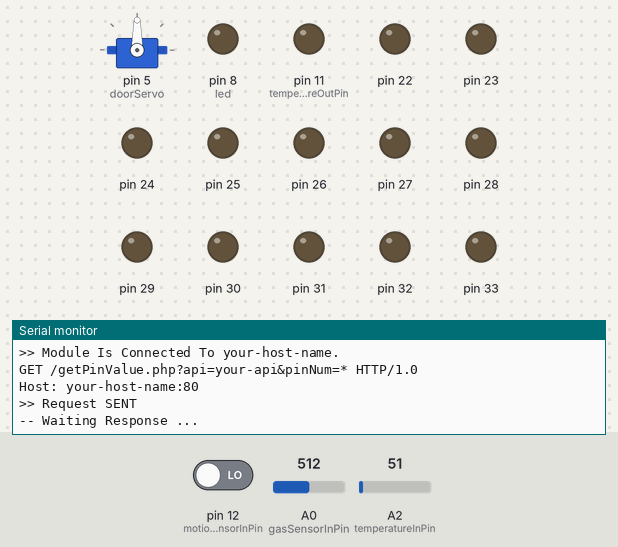
The sketch below on a simulated Arduino Mega 2560, built with avr-gcc and run on an emulated ATmega2560. Shown: servo, output pins drawn as LEDs (lit = HIGH), the last lines printed to the serial monitor. The test bench sets the inputs (shaded band); at power-on: A0 (gasSensorInPin) = 512, pin 12 (motionSensorInPin) LOW, A2 (temperatureInPin) = 51. The modem accepts every AT command (registered, SIM ready, sends succeed) and sends nothing else; pins used as bus, display or sensor lines are not drawn.

Above: at 1.2 s.
1.3 s: A0 (gasSensorInPin) set to 390
At 10.9 s:
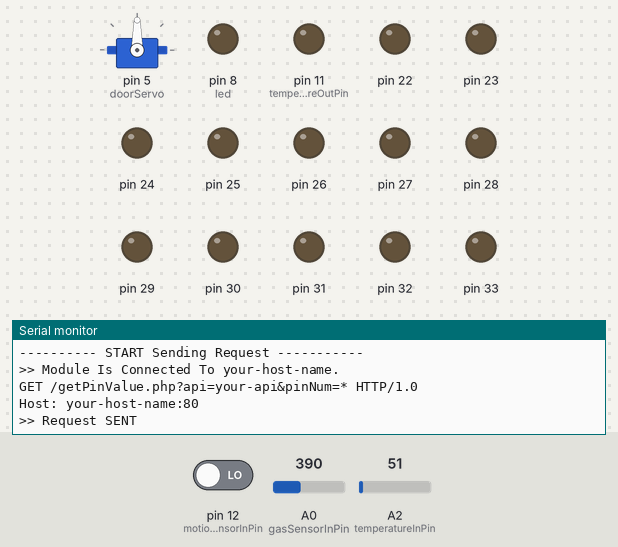
11.5 s: pin 12 (motionSensorInPin) driven HIGH
21.5 s: A0 (gasSensorInPin) set to 510
At 22.7 s:
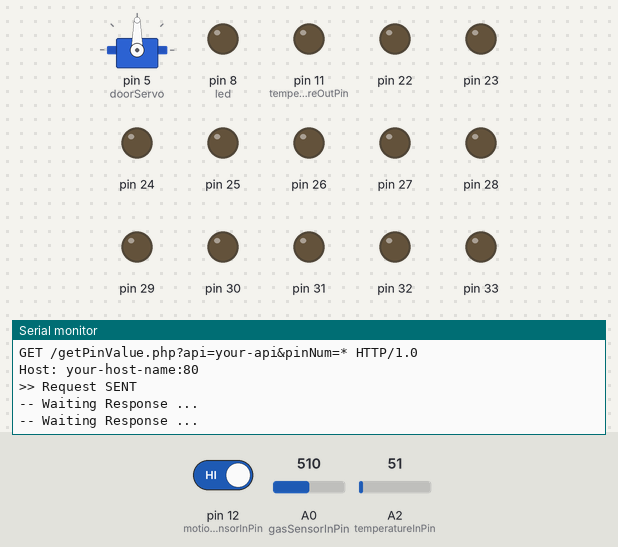
Timing chart, 0 to 24.5 s (numbered marks = the images above; inputs shaded):
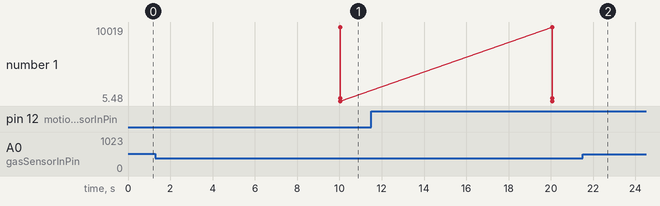

Measured:
- after the input at 1.3 s, the serial monitor: prints a new line after 8.7 s (image 1)

The sketch:

smart-home.ino
```cpp
#include <Servo.h>
// constants
#define WiFi Serial2
const String SSID = "";
const String Password = "";
const String Host = "your-host-name";
const int Port = 80;
const String api = "your-api";
const int motionSensorInPin = 12;
const int motionSensorOutPin = 13;
const int gasSensorInPin = A0;
const int gasSensorOutPin = 2;
const int temperatureInPin = A2;
const int temperatureOutPin = 11;
const int servoPin = 7;
const int led = 8;

// your-url to get pins' values for example
String URL = "/getPinValue.php?api=" + api + "&pinNum=*";
String data;
char bluetoothChar = 'S';
boolean motionSensorReading;
int gasSensorReading;
int temperatureSensorReading;
float temperatureInC;
Servo doorServo;
int servoPosition = 180;

void setup() {
  for(short i = 22; i < 54; i++)
    pinMode(i, OUTPUT);
  Serial.begin(115200);
  WiFi.begin(115200);
  // Wi-Fi
  wifiBegin();
  // Motion Sensor
  pinMode(motionSensorInPin, INPUT);
  pinMode(motionSensorOutPin, OUTPUT);
  // Gas Sensor
  pinMode(gasSensorOutPin, OUTPUT);
  pinMode(gasSensorInPin, INPUT);
  // Temperature
  pinMode(temperatureOutPin, OUTPUT);
  // Servo
  doorServo.attach(5);
  // led
  pinMode(led, OUTPUT);
}

void loop() {
  // Wi-Fi Mode
  unsigned long start = millis();
  Serial.println("---------- START Sending Request -----------");
  data = GetDataFrom(URL);
  for(short i = 0; i < data.length(); i++){
    if(data[i] == '#') break;
    int pin = i + 22;
    int volt = int(data[i] - 48);
    digitalWrite(pin, volt);
    Serial.print(pin);
    Serial.print(" - ");
    Serial.println(volt);
  }
  Serial.println("----------- END Request Response -----------");
  Serial.println(millis() - start);
  // Motion Sensor
  motionSensorReading = digitalRead(motionSensorInPin);
  if (motionSensorReading == true) {
    digitalWrite(motionSensorOutPin, HIGH);
    Serial.println(">> There is motion");
  } else if (motionSensorReading == false) {
    digitalWrite(motionSensorOutPin, LOW);
    Serial.println(">> No motion");
  }
  // Gas Sensor
  gasSensorReading = analogRead(gasSensorInPin);
  Serial.println(gasSensorReading);
  if(gasSensorReading > 500) {
    digitalWrite(gasSensorOutPin, HIGH);
    Serial.println(">> There is fire");
  } else if(gasSensorReading < 400) {
    digitalWrite(gasSensorOutPin, LOW);
    Serial.println(">> No fire");
  }
  // Temperature Sensor
  temperatureSensorReading = analogRead(temperatureInPin);
  temperatureInC = temperatureSensorReading / 9.31;
  Serial.println(temperatureInC);
  if(temperatureInC > 65) {
    digitalWrite(temperatureOutPin, HIGH);
    Serial.println(">> Temperature is HIGH");
  } else if (temperatureInC < 60) {
    digitalWrite(temperatureOutPin, LOW);
    Serial.println(">> Temperature is LOW");
  }
}

void wifiBegin(){
  while(!WiFiIsReady()) Serial.println("?? Module Is NOT Ready.");
  Serial.println(">> Module Is Ready.");

  while(!WiFiModeIsSet()) Serial.println("?? Module Mode Is NOT Set.");
  Serial.println(">> Module Mode Is Set.");

  while(!WiFiConnectToNetwork()) Serial.println("?? Module Can NOT Connect to " + SSID + ".");
  Serial.println(">> Module Is Connected to " + SSID);

  while(!WiFiSetupTCP()) Serial.println("?? Module Can NOT Set TCP Mode. ");
  Serial.println(">> Module TCP Mode Is set");
}

bool WiFiIsReady(){
  WiFi.println("AT");
  return WiFi.find("OK");
}

bool WiFiModeIsSet(){
  WiFi.println("AT+CWMODE=3");
  return WiFi.find("OK");
}

bool WiFiConnectToNetwork(){
  WiFi.println("AT+CWJAP=\"" + SSID + "\",\"" + Password + "\"");
  return WiFi.find("OK");
}

bool WiFiSetupTCP(){
  WiFi.println("AT+CIPMUX=0");
  return WiFi.find("OK");
}

bool WiFiConnectedToHost(){
  WiFi.println("AT+CIPSTART=\"TCP\",\"" + Host + "\"," + Port);
  return WiFi.find("OK");
}

String GetDataFrom(String URL){
  while(!WiFiConnectedToHost()) Serial.println("?? Module Can NOT Connect to Host " + Host + ".");
  Serial.println(">> Module Is Connected To " + Host + ".");
  String receivedData = "";
  int maxRequests = 10;
  int Requests = 0;
  String cmd = "GET " + URL + " HTTP/1.0\r\nHost: " + Host + ":" + Port + "\r\n\r\n";
  WiFi.print("AT+CIPSEND=");
  WiFi.println(cmd.length());
  while(!WiFi.find('>')){
    Serial.println("-- Waiting 1st Response to Request ...");
    WiFi.print("AT+CIPSEND=");
    WiFi.println(cmd.length());
    Requests++;
    if(Requests == maxRequests) return "";
  }
  WiFi.println(cmd);
  Serial.println(cmd);
  while(!WiFi.find("OK")){
    Serial.println("-> Waiting 2nd Response to Request ...");
    Requests++;
    if(Requests == maxRequests) return "";
  }
  Serial.println(">> Request SENT");
  while(!WiFi.find("+IPD,")){
    Serial.println("-- Waiting Response ...");
    Requests++;
    if(Requests == maxRequests) return "";
  }
  Serial.println("-> Response detected");
  String allData = WiFi.readString();
  Serial.println(">> All Data");
  Serial.println(allData);
  for(unsigned int i = 0; i < allData.length(); i++)
    if(allData[i] == '\r')
      if(allData[i+1] == '\n')
        if(allData[i+2] == '\r')
          for(i+=4; i < allData.length() - 8; i++)
            receivedData += allData[i];
  Serial.println(">> Data has been Received");
  Serial.println(receivedData);
  return receivedData;
}
```
